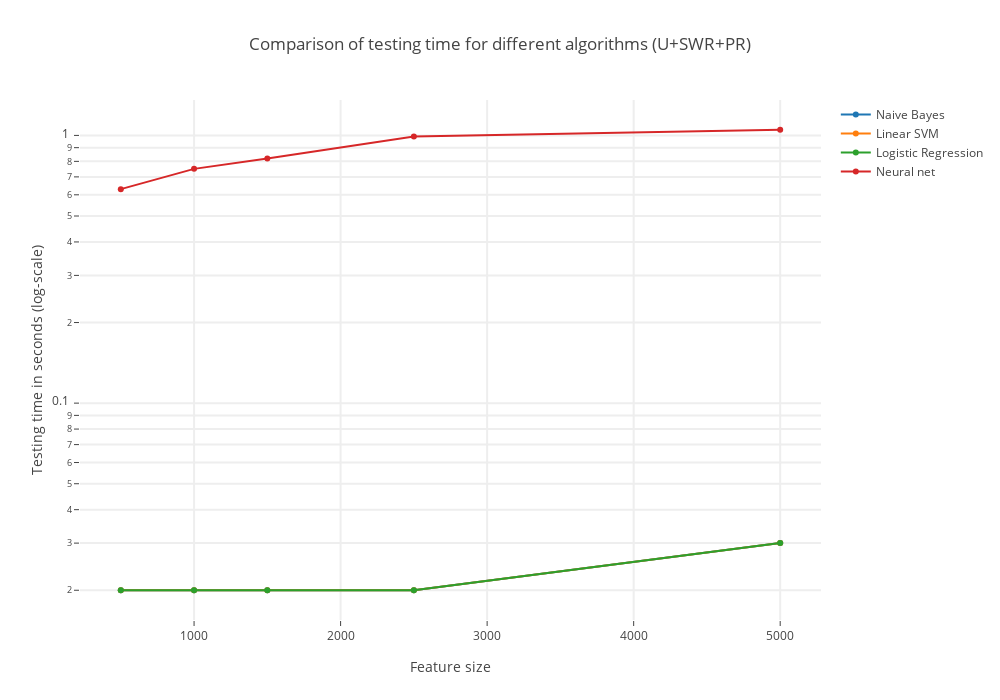

Notebook cell for this chart:
### Code cell
## PLOT THE TESTING TIME
# Create traces
trace0 = Scatter(
    y = [nbdict['500'][5], nbdict['1000'][5], nbdict['1500'][5], nbdict['2500'][5], nbdict['5000'][5]],
    x = [500,1000,1500,2500,5000],
    mode = 'lines+markers',
    name = 'Naive Bayes'
)
trace1 = Scatter(
    x = [500,1000,1500,2500,5000],
    y = [svmdict['500'][5], svmdict['1000'][5], svmdict['1500'][5], svmdict['2500'][5], svmdict['5000'][5]],
    mode = 'lines+markers',
    name = 'Linear SVM'
)
trace2 = Scatter(
    x = [500,1000,1500,2500,5000],
    y = [lrdict['500'][5], lrdict['1000'][5], lrdict['1500'][5], lrdict['2500'][5], lrdict['5000'][5]],
    mode = 'lines+markers',
    name = 'Logistic Regression'
)
trace3 = Scatter(
    x = [500,1000,1500,2500,5000],
    y = [mlpdict['500'][5], mlpdict['1000'][5], mlpdict['1500'][5], mlpdict['2500'][5], mlpdict['5000'][5]],
    mode = 'lines+markers',
    name = 'Neural net'
)

layout = Layout(
    title= 'Comparison of testing time for different algorithms (U+SWR+PR)',
    hovermode= 'closest',
    autosize=False,
    width=1000,
    height=700,
    xaxis= dict(
        title= 'Feature size',
        ticklen= 5,
        zeroline= False,
        gridwidth= 2,
    ),
    yaxis=dict(
        title= 'Testing time in seconds (log-scale)',
        ticklen= 5,
        gridwidth= 2,
        type='log'
    )
)

data = [trace0,trace1,trace2,trace3]
fig = Figure(data=data, layout=layout)
iplot(fig)

### Figure 1 — Plotly figure (JSON) as saved in the notebook; plotly's stock layout.template omitted (floating-point values rounded to 4 significant figures)
{"data": [{"mode": "lines+markers", "name": "Naive Bayes", "type": "scatter", "x": [500, 1000, 1500, 2500, 5000], "y": [0.02, 0.02, 0.02, 0.02, 0.03]}, {"mode": "lines+markers", "name": "Linear SVM", "type": "scatter", "x": [500, 1000, 1500, 2500, 5000], "y": [0.02, 0.02, 0.02, 0.02, 0.03]}, {"mode": "lines+markers", "name": "Logistic Regression", "type": "scatter", "x": [500, 1000, 1500, 2500, 5000], "y": [0.02, 0.02, 0.02, 0.02, 0.03]}, {"mode": "lines+markers", "name": "Neural net", "type": "scatter", "x": [500, 1000, 1500, 2500, 5000], "y": [0.63, 0.75, 0.82, 0.99, 1.05]}], "layout": {"autosize": false, "height": 700, "hovermode": "closest", "title": "Comparison of testing time for different algorithms (U+SWR+PR)", "width": 1000, "xaxis": {"gridwidth": 2, "ticklen": 5, "title": "Feature size", "zeroline": false}, "yaxis": {"gridwidth": 2, "ticklen": 5, "title": "Testing time in seconds (log-scale)", "type": "log"}}}
